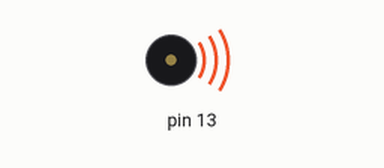
This sketch was run on a simulated Arduino Uno, built with avr-gcc and run on an emulated ATmega328P. Parts: buzzer (waves = sounding).

Above: at 1.0 s.
At 46.5 s:
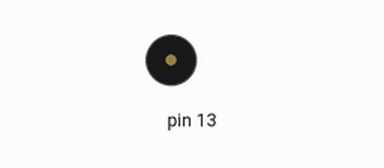
Timing chart, 0 to 54.6 s (numbered marks = the images above):
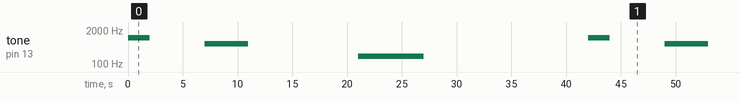

Measured:
- by itself, tone on pin 13: repeats every 42.0 s: silent 5.0 s, 600 Hz 4.0 s, silent 10.0 s, 200 Hz 6.0 s, silent 15.0 s, 1000 Hz 2.0 s

The sketch:

project1.ino
```cpp
void setup() {
 pinMode(13,OUTPUT);

}

void loop() {
  tone(13,1000);
  delay(2000);
  noTone(13);
  delay(5000);
  tone(13,600);
  delay(4000);
  noTone(13);
  delay(10000);
  tone(13,200);
  delay(6000);
  noTone(13);
  delay(15000);

}
```
